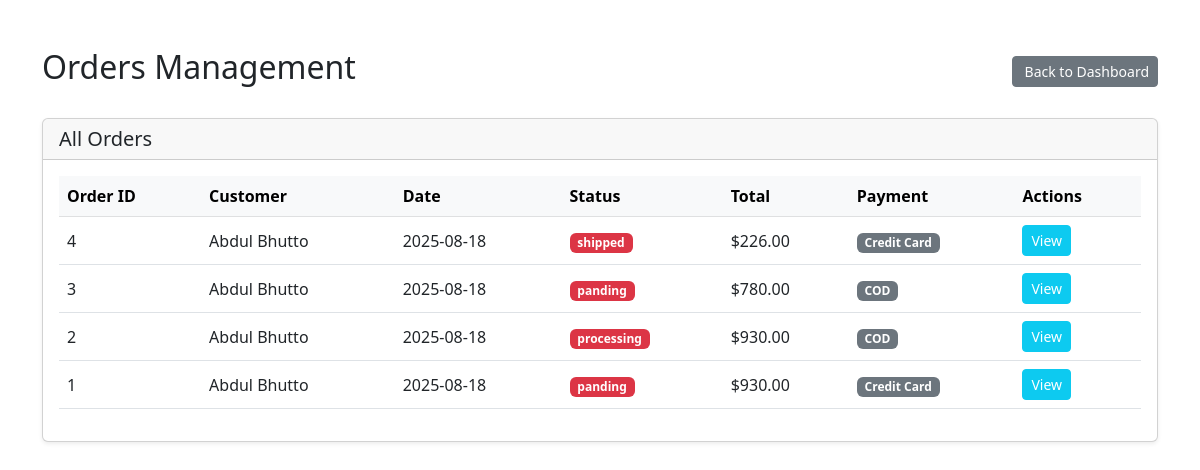
The app's page /admin/orders.php (signed in), older data.
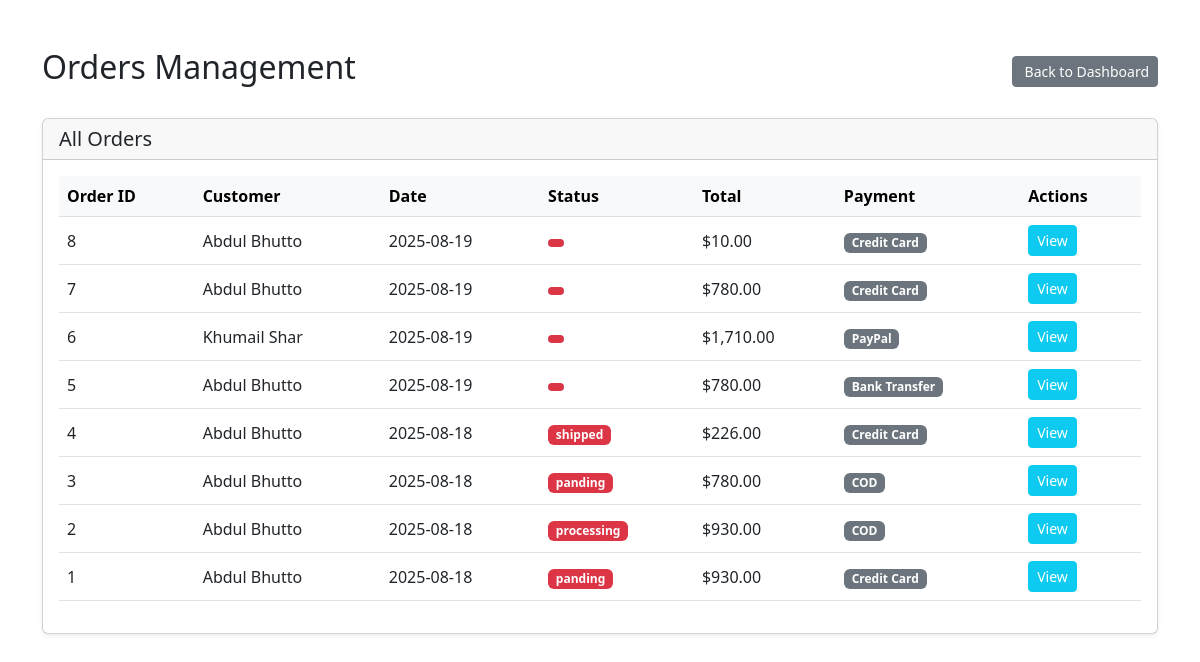
The same page, newer data.
### tables this page shows
CREATE TABLE `orders` (
  `order_id` int(11) NOT NULL,
  `user_id` int(11) DEFAULT NULL,
  `order_Status` enum('panding','processing','shipped','delivered','cancelled') DEFAULT 'panding',
  `total_ammount` decimal(10,0) DEFAULT NULL,
  `payment_status` varchar(250) NOT NULL,
  `shipping_Address` varchar(500) DEFAULT NULL,
  `placed_at` timestamp NOT NULL DEFAULT current_timestamp(),
  `updated_at` timestamp NOT NULL DEFAULT current_timestamp() ON UPDATE current_timestamp()
);

### require/database_settings.php (called while the page is built)
<?php
        $host_name      = "localhost";
        $user_name      = "root";
        $password       = "";
        $database_name  = "ecommerce";
?>

### require/database_connection.php (called while the page is built, shortened)
<?php
require("database_settings.php");
class database_connection {
    public function __construct($host_name, $user_name, $password, $database_name) {
        $this->host_name = $host_name;
        $this->user_name = $user_name;
        $this->password = $password;
        $this->database_name = $database_name;
        $this->connection = new mysqli($this->host_name, $this->user_name, $this->password, $this->database_name);
    }
}
$connection = new database_connection($host_name, $user_name, $password, $database_name);

### admin/orders.php (the view, shortened to what this page needs)
<?php
include("includes/admin_configs.php");
include("../require/database_connection.php");
?>
<div class="container my-5">
    <div class="d-flex justify-content-between align-items-center mb-4">
        <h2 data-aos="fade-right">Orders Management</h2>
        <a href="dashboard.php" class="btn btn-secondary btn-sm">
            <i class="bi bi-arrow-left me-1"></i> Back to Dashboard
        </a>
    </div>
    <div class="card shadow-sm" data-aos="fade-up">
        <div class="card-header">
            <h5 class="mb-0">All Orders</h5>
        </div>
        <?php
        $query = "SELECT
                        o.order_id,
                        CONCAT(u.first_name, ' ', u.last_name) AS customer_name,
                        o.placed_at,
                        o.order_status,
                        o.total_ammount,
                        o.payment_status
                    FROM orders o
                    INNER JOIN users u ON o.user_id = u.user_id
                    ORDER BY o.placed_at DESC;
                    ";
        $result = mysqli_query($connection->connection, $query);
        if (mysqli_num_rows($result) > 0) {
            ?>
            <div class="card-body">
                <table class="table table-hover align-middle">
                    <thead class="table-light">
                        <tr>
                            <th>Order ID</th>
                            <th>Customer</th>
                            <th>Date</th>
                            <th>Status</th>
                            <th>Total</th>
                            <th>Payment</th>
                            <th>Actions</th>
                        </tr>
                    </thead>
                    <?php
                    while ($row = mysqli_fetch_assoc($result)) {
                        ?>
                        <tbody>
                            <tr>
                                <td><?php echo $row['order_id']; ?></td>
                                <td><?php echo htmlspecialchars($row['customer_name']); ?></td>
                                <td><?php echo date("Y-m-d", strtotime($row['placed_at'])); ?></td>
                                <td>
                                    <span
                                        class="badge <?php echo $row['order_status'] == 'Completed' ? 'bg-success' : ($row['order_status'] == 'Pending' ? 'bg-warning' : 'bg-danger'); ?>">
                                        <?php echo htmlspecialchars($row['order_status']); ?>
                                    </span>
                                </td>
                                <td>$<?php echo number_format($row['total_ammount'], 2); ?></td>
                                <td>
                                    <span
                                        class="badge <?php echo $row['payment_status'] == 'Paid' ? 'bg-primary' : 'bg-secondary'; ?>">
                                        <?php echo htmlspecialchars($row['payment_status']); ?>
                                    </span>
                                </td>
                                <td>
                                    <a href="view_order.php?id=<?php echo $row['order_id']; ?>"
                                        class="btn btn-sm btn-info text-white">
                                        <i class="bi bi-eye"></i> View
                                    </a>
                                </td>
                            </tr>
                            <?php
                    }
                    ?>
                    </tbody>
                </table>
            </div>
        </div>
    </div>
    <?php
        } else {
            ?>
    <div class="alert alert-warning" role="alert">
        No orders found.
    </div>
    <?php
        }
        ?>

Row changes from the older to the newer data that the page shows:
added orders: order_id "8", customer_name "Abdul Bhutto", placed_at "2025-08-19", total_ammount "10.00", payment_status "Credit Card"
added orders: order_id "7", customer_name "Abdul Bhutto", placed_at "2025-08-19", total_ammount "780.00", payment_status "Credit Card"
added orders: order_id "6", customer_name "Khumail Shar", placed_at "2025-08-19", total_ammount "1,710.00", payment_status "PayPal"
added orders: order_id "5", customer_name "Abdul Bhutto", placed_at "2025-08-19", total_ammount "780.00", payment_status "Bank Transfer"
